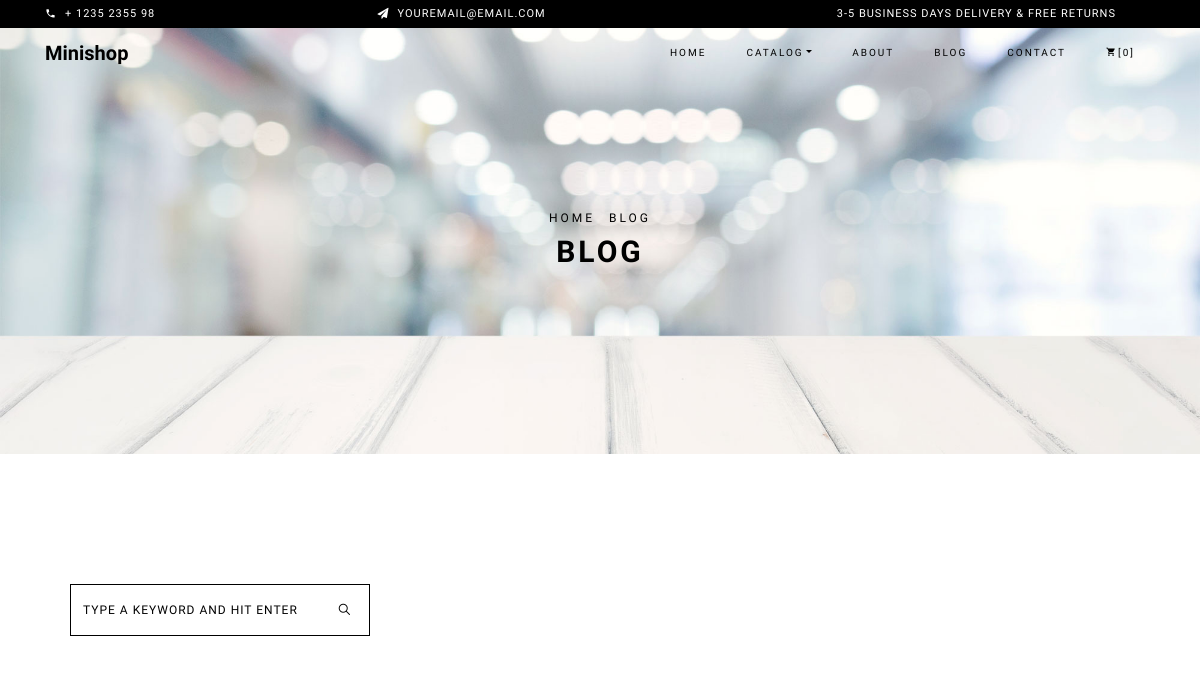
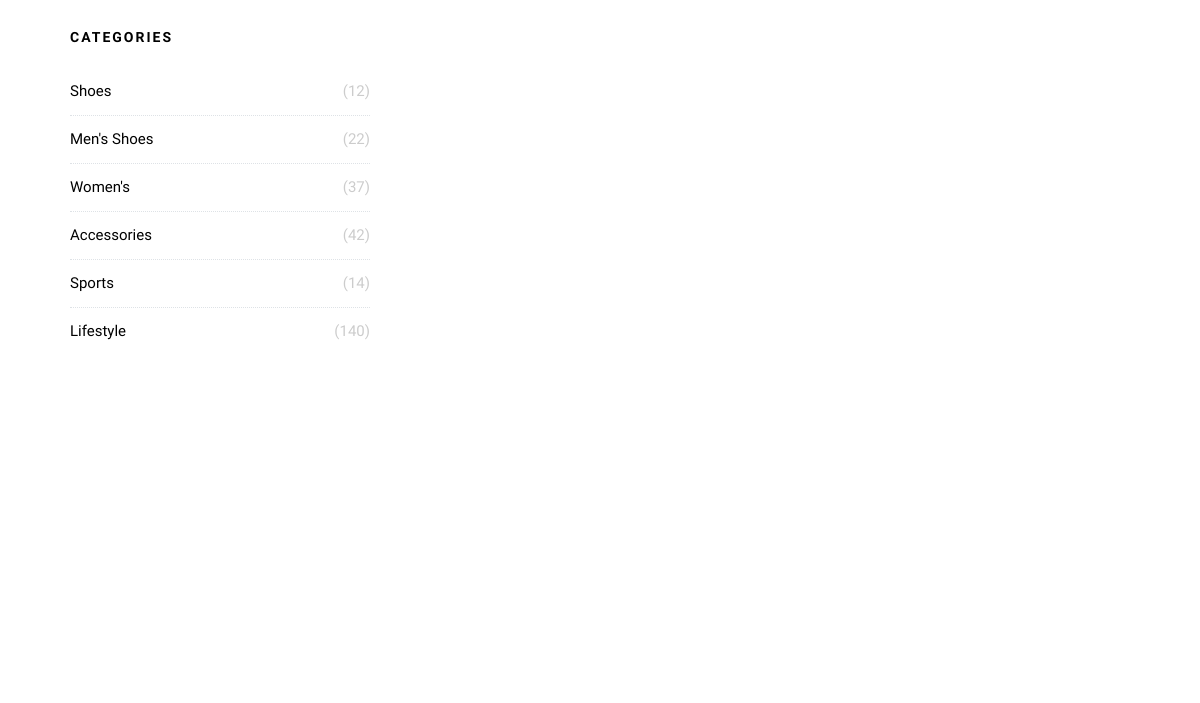
/blog/ (upper part), run on an earlier commit of the app's database (2 pictures, top to bottom).
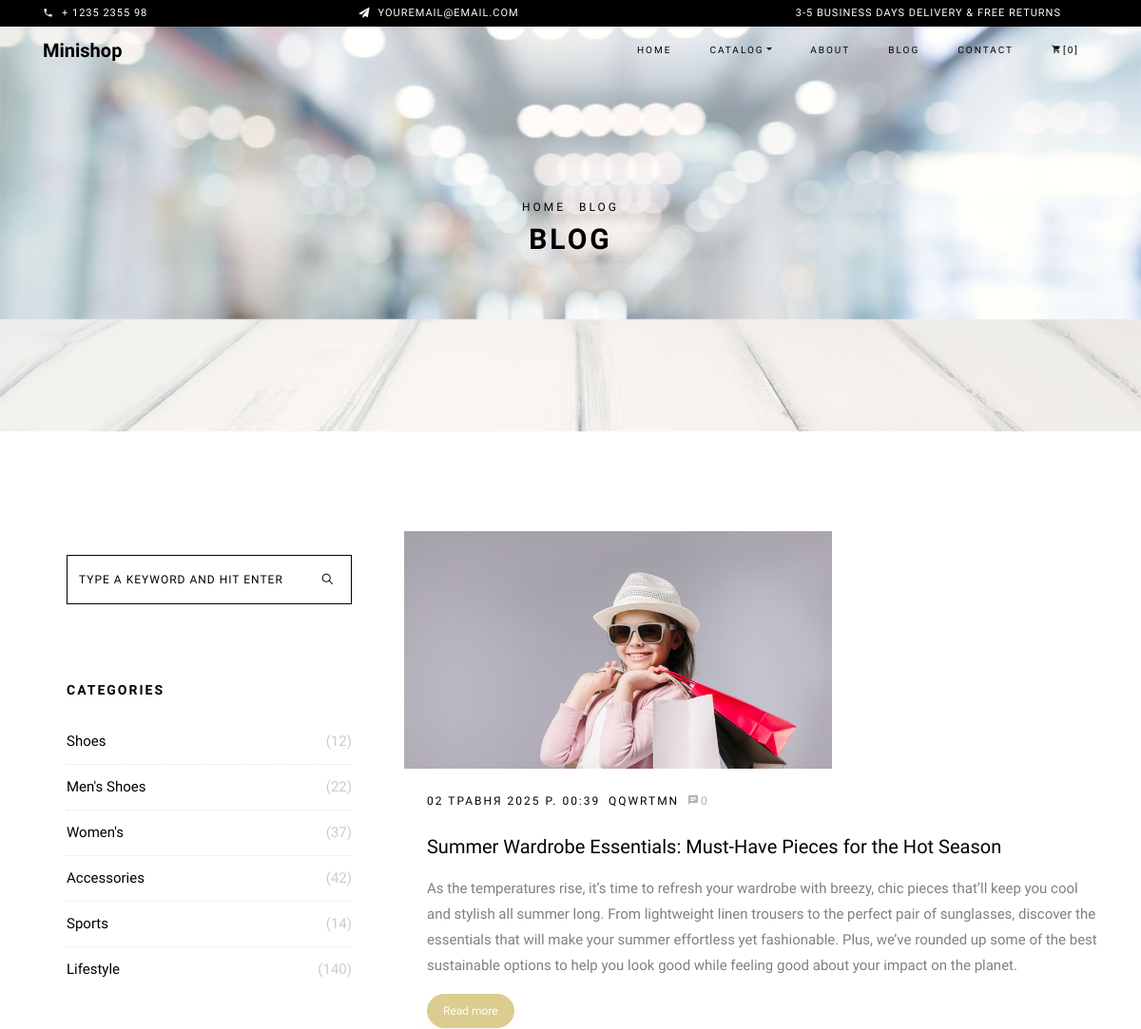
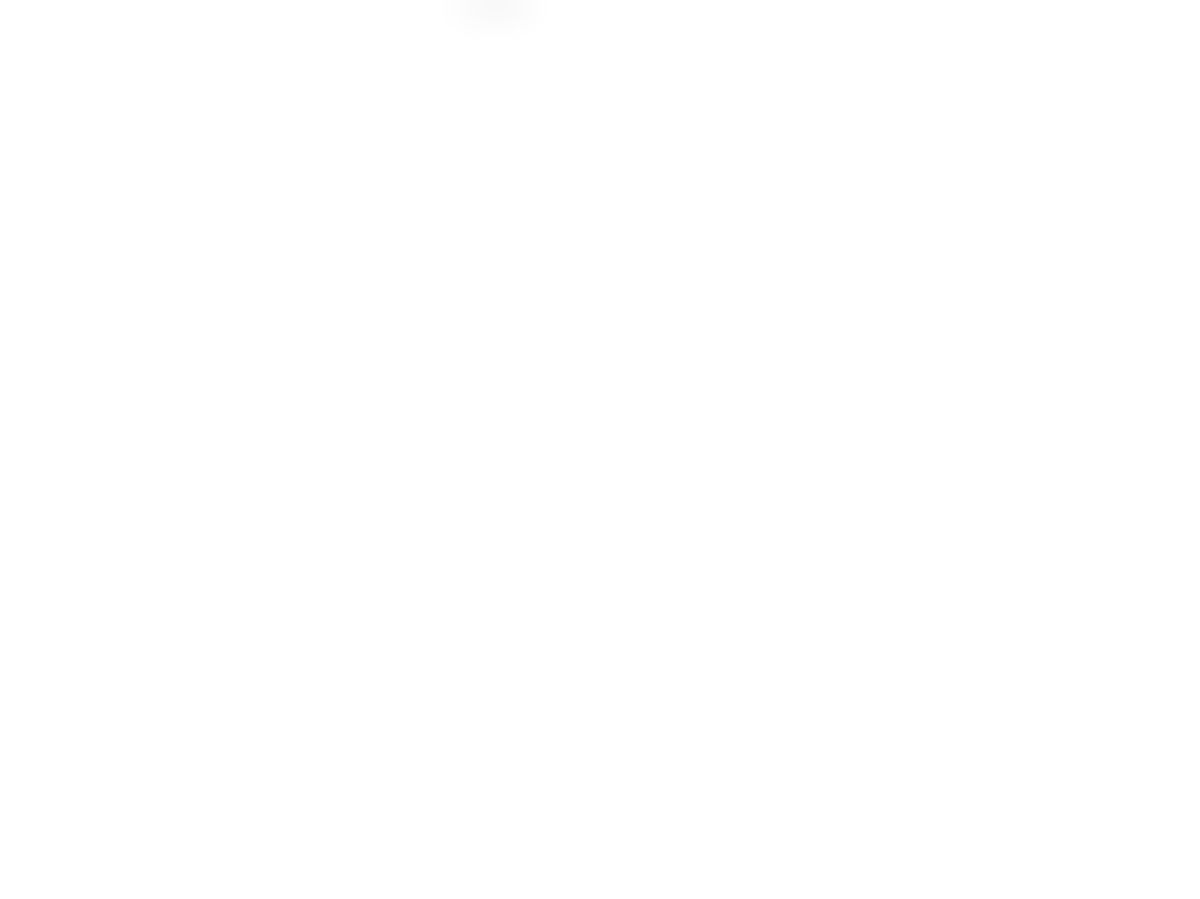
And on a later commit of the database (2 pictures, top to bottom).
### blog/models.py (models this page shows, shortened)
class Blogs(models.Model):
    name_text = models.CharField(verbose_name='назва блогу', max_length=70)
    desc = models.TextField(verbose_name='опис')
    comment = models.ManyToManyField(Comment,blank=True)
    user = models.ForeignKey(User,on_delete=models.CASCADE)
    date = models.DateTimeField(auto_now_add=True)
    tag = models.ManyToManyField(Tag)
    img = models.ImageField(verbose_name='картинка', blank=True, null=True)
    def comment_count(self):
        return self.comment.count()

class User(models.Model):
    name = models.CharField(verbose_name="ім`я",max_length=15)
    desc = models.TextField(verbose_name='опис',max_length=400)
    def __str__(self):
        return self.name

### blog/views.py (the view)
# urls.py: path('', views.blog, name='blog'),
def blog(request):
    gallery = Gallery.objects.all()
    blog = Blogs.objects.all()
    tag = Tag.objects.all()
    context = {
        'gallery': gallery,
        'blog':blog,
        'tag':tag
    }
    return render(request, 'html_files/blog.html',context)

### templates/html_files/blog.html (shortened to what this page needs)
{% extends 'html_files/base.html' %}
{% load static %}
{% block content %}
<div class="hero-wrap hero-bread" style="background-image: url({% static 'blog/images/bg_6.jpg' %});">
    <div class="container">
        <div class="row no-gutters slider-text align-items-center justify-content-center">
            <div class="col-md-9 ftco-animate text-center">
                <p class="breadcrumbs"><span class="mr-2"><a href="{% url 'main_page:index' %}">Home</a></span> <span>Blog</span></p>
                <h1 class="mb-0 bread">Blog</h1>
            </div>
        </div>
    </div>
</div>
<section class="ftco-section ftco-degree-bg">
    <div class="container">
        <div class="row">
            <div class="col-lg-8 order-lg-last ftco-animate">
                <div class="row">
                    {% for b in blog %}
                        <div class="col-md-12 ftco-animate">
                            <div class="blog-entry align-self-stretch">
                                <a href="blog-single.html" class="block-20" style="background-image: url('{{ b.img.url }}');"></a>
                                <div class="text d-block pl-md-4">
                                    <div class="meta mb-3">
                                        <div><a href="#">{{ b.date }}</a></div>
                                        <div><a href="#">{{ b.user }}</a></div>
                                        <div><a href="#" class="meta-chat"><span class="icon-chat"></span>{{ b.comment_count }}</a></div>
                                    </div>
                                    <h3 class="heading"><a href="#">{{ b.name_text }}</a></h3>
                                    <p>{{ b.desc }}</p>
                                    <p><a href="blog-single.html" class="btn btn-primary py-2 px-3">Read more</a></p>
                                </div>
                            </div>
                        </div>
                    {% endfor %}
                </div>
            </div>
            <div class="col-lg-4 sidebar ftco-animate">
                <div class="sidebar-box">
                    <form action="#" class="search-form">
                        <div class="form-group">
                            <span class="icon ion-ios-search"></span>
                            <input type="text" class="form-control" placeholder="Type a keyword and hit enter">
                        </div>
                    </form>
                </div>
                <div class="sidebar-box ftco-animate">
                    <h3 class="heading">Categories</h3>
                    <ul class="categories">
                        <li><a href="#">Shoes <span>(12)</span></a></li>
                        <li><a href="#">Men's Shoes <span>(22)</span></a></li>
                        <li><a href="#">Women's <span>(37)</span></a></li>
                        <li><a href="#">Accessories <span>(42)</span></a></li>
                        <li><a href="#">Sports <span>(14)</span></a></li>
                        <li><a href="#">Lifestyle <span>(140)</span></a></li>
                    </ul>
                </div>
            </div>
        </div>
    </div>
</section>
{% endblock %}

### templates/html_files/base.html (shortened to what this page needs)
<!DOCTYPE html>
<html lang="en">
  <head>
      {% load static %}
    <link rel="stylesheet" href="{% static 'blog/css/open-iconic-bootstrap.min.css' %}">
    <link rel="stylesheet" href="{% static 'blog/css/animate.css' %}">
    <link rel="stylesheet" href="{% static 'blog/css/owl.carousel.min.css' %}">
    <link rel="stylesheet" href="{% static 'blog/css/owl.theme.default.min.css' %}">
    <link rel="stylesheet" href="{% static 'blog/css/magnific-popup.css' %}">
    <link rel="stylesheet" href="{% static 'blog/css/aos.css' %}">
    <link rel="stylesheet" href="{% static 'blog/css/ionicons.min.css' %}">
    <link rel="stylesheet" href="{% static 'blog/css/bootstrap-datepicker.css' %}">
    <link rel="stylesheet" href="{% static 'blog/css/jquery.timepicker.css' %}">
    <link rel="stylesheet" href="{% static 'blog/css/flaticon.css' %}">
    <link rel="stylesheet" href="{% static 'blog/css/icomoon.css' %}">
    <link rel="stylesheet" href="{% static 'blog/css/style.css' %}">
  </head>
  <body class="goto-here">
  {% include 'html_files/nav.html' %}
  {% block content %}{% endblock %}
  </body>
</html>

### templates/html_files/nav.html (shortened to what this page needs)
<div class="py-1 bg-black">
    	<div class="container">
    		<div class="row no-gutters d-flex align-items-start align-items-center px-md-0">
	    		<div class="col-lg-12 d-block">
		    		<div class="row d-flex">
		    			<div class="col-md pr-4 d-flex topper align-items-center">
					    	<div class="icon mr-2 d-flex justify-content-center align-items-center"><span class="icon-phone2"></span></div>
						    <span class="text">+ 1235 2355 98</span>
					    </div>
					    <div class="col-md pr-4 d-flex topper align-items-center">
					    	<div class="icon mr-2 d-flex justify-content-center align-items-center"><span class="icon-paper-plane"></span></div>
						    <span class="text">youremail@email.com</span>
					    </div>
					    <div class="col-md-5 pr-4 d-flex topper align-items-center text-lg-right">
						    <span class="text">3-5 Business days delivery &amp; Free Returns</span>
					    </div>
				    </div>
			    </div>
		    </div>
		  </div>
    </div>
    <nav class="navbar navbar-expand-lg navbar-dark ftco_navbar bg-dark ftco-navbar-light" id="ftco-navbar">
	    <div class="container">
	      <a class="navbar-brand" href="{% url 'main_page:index' %}">Minishop</a>
	      <div class="collapse navbar-collapse" id="ftco-nav">
	        <ul class="navbar-nav ml-auto">
	          <li class="nav-item active"><a href="{% url 'main_page:index' %}" class="nav-link">Home</a></li>
	          <li class="nav-item dropdown">
              <a class="nav-link dropdown-toggle" href="#" id="dropdown04" data-toggle="dropdown" aria-haspopup="true" aria-expanded="false">Catalog</a>
            </li>
	          <li class="nav-item"><a href="{% url 'main_page:about' %}" class="nav-link">About</a></li>
	          <li class="nav-item"><a href="{% url 'blog_page:blog' %}" class="nav-link">Blog</a></li>
	          <li class="nav-item"><a href="{% url 'main_page:contact' %}" class="nav-link">Contact</a></li>
	          <li class="nav-item cta cta-colored"><a href="{% url 'main_page:cart' %}" class="nav-link"><span class="icon-shopping_cart"></span>[0]</a></li>
	        </ul>
	      </div>
	    </div>
	  </nav>

### static/blog/css/icomoon.css (style rules this page uses)
[class^="icon-"], [class*=" icon-"] { font-family: 'icomoon' !important; speak: none; font-style: normal; font-weight: normal; font-variant: normal; text-transform: none; line-height: 1; -webkit-font-smoothing: antialiased; -moz-osx-font-smoothing: grayscale; }
.icon-paper-plane:before { content: "\f1d8"; }
.icon-phone2:before { content: "\e0cd"; }
.icon-chat:before { content: "\e0b7"; }
.icon-shopping_cart:before { content: "\e8cc"; }

What changed in the data, as far as the page shows it:
added Blogs: img (picture), date "02 ТРАВНЯ 2025 Р. 00:39", user "QQWRTMN", comment_count "0", name_text "Summer Wardrobe Essentials: Must-Have Pieces for the Hot Season", desc "As the temperatures rise, it’s time to refresh your wardrobe with breezy, chic pieces that’ll keep you cool and stylish all summer long. From lightweight linen trousers to the perfect pair of sunglasses, discover the essentials that will make your summer effortless yet fashionable. Plus, we’ve rounded up some of the best sustainable options to help you look good while feeling good about your impact on the planet."
